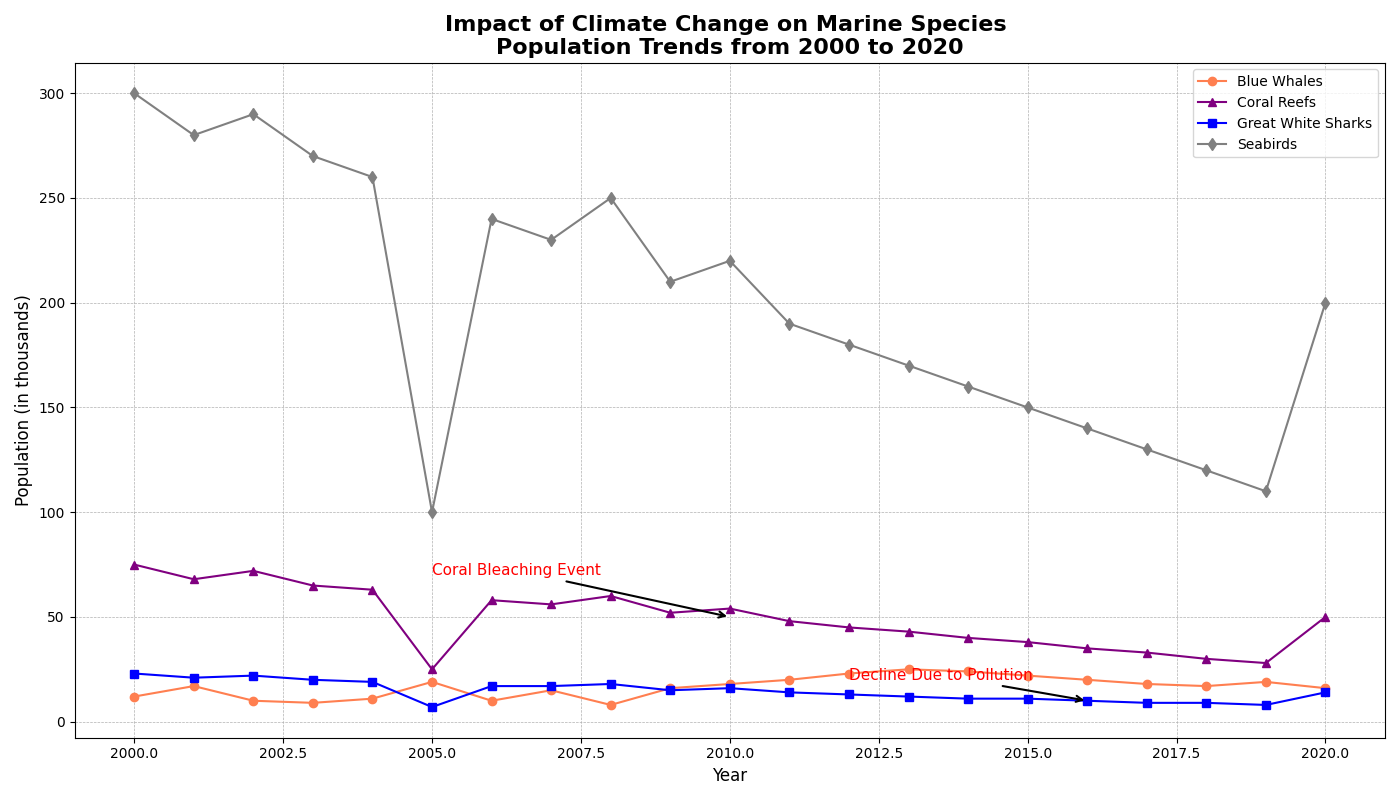

The Python source for this figure:
import matplotlib.pyplot as plt
import numpy as np

years = np.arange(2000, 2021)

blue_whales = [12, 17, 10, 9, 11, 19, 10, 15, 8, 16, 18, 20, 23, 25, 24, 22, 20, 18, 17, 19, 16]
coral_reefs = [75, 68, 72, 65, 63, 25, 58, 56, 60, 52, 54, 48, 45, 43, 40, 38, 35, 33, 30, 28, 50]
great_white_sharks = [23, 21, 22, 20, 19, 7, 17, 17, 18, 15, 16, 14, 13, 12, 11, 11, 10, 9, 9, 8, 14]
seabirds = [300, 280, 290, 270, 260, 100, 240, 230, 250, 210, 220, 190, 180, 170, 160, 150, 140, 130, 120, 110, 200]

fig, ax = plt.subplots(figsize=(14, 8))

ax.plot(years, blue_whales, marker='o', linestyle='-', color='coral', label='Blue Whales')
ax.plot(years, coral_reefs, marker='^', linestyle='-', color='purple', label='Coral Reefs')
ax.plot(years, great_white_sharks, marker='s', linestyle='-', color='blue', label='Great White Sharks')
ax.plot(years, seabirds, marker='d', linestyle='-', color='gray', label='Seabirds')

ax.set_title('Impact of Climate Change on Marine Species \nPopulation Trends from 2000 to 2020', fontsize=16, fontweight='bold')
ax.set_xlabel('Year', fontsize=12)
ax.set_ylabel('Population (in thousands)', fontsize=12)

ax.legend(loc='upper right', fontsize=10, frameon=True)

ax.annotate('Coral Bleaching Event', xy=(2010, 50), xytext=(2005, 70),
            arrowprops=dict(facecolor='black', arrowstyle='->', lw=1.5),
            fontsize=11, color='red')

ax.annotate('Decline Due to Pollution', xy=(2016, 10), xytext=(2012, 20),
            arrowprops=dict(facecolor='black', arrowstyle='->', lw=1.5),
            fontsize=11, color='red')

ax.grid(True, which='both', axis='both', linestyle='--', linewidth=0.5)

plt.tight_layout()

plt.show()
